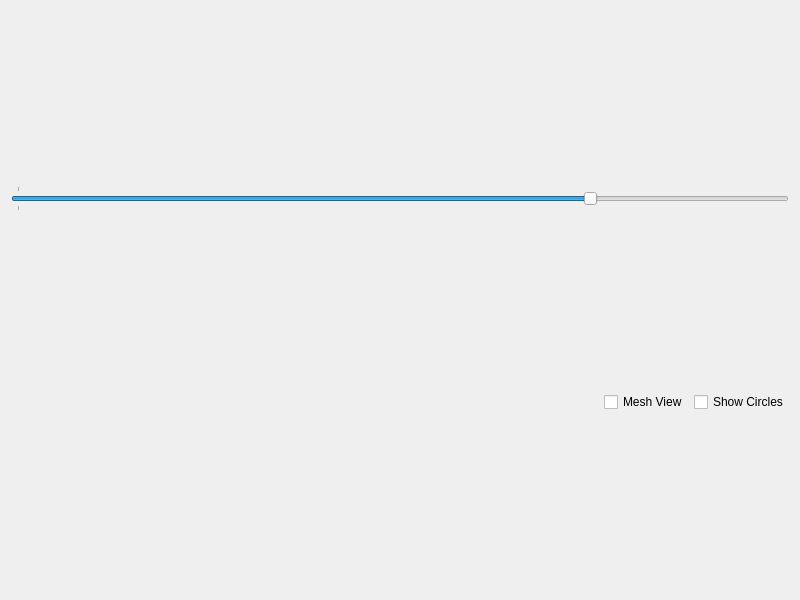
<?xml version="1.0" encoding="UTF-8"?>
<ui version="4.0">
 <class>Popup</class>
 <widget class="QWidget" name="Popup">
  <property name="geometry">
   <rect>
    <x>0</x>
    <y>0</y>
    <width>800</width>
    <height>600</height>
   </rect>
  </property>
  <property name="windowTitle">
   <string>Form</string>
  </property>
  <layout class="QVBoxLayout" name="vLayout_popup">
   <item>
    <widget class="QSlider" name="hSlider_Speed">
     <property name="minimum">
      <number>-20</number>
     </property>
     <property name="maximum">
      <number>20</number>
     </property>
     <property name="value">
      <number>10</number>
     </property>
     <property name="sliderPosition">
      <number>10</number>
     </property>
     <property name="orientation">
      <enum>Qt::Orientation::Horizontal</enum>
     </property>
     <property name="tickPosition">
      <enum>QSlider::TickPosition::TicksBothSides</enum>
     </property>
     <property name="tickInterval">
      <number>100</number>
     </property>
    </widget>
   </item>
   <item>
    <layout class="QHBoxLayout" name="hLayout_toolbarAnim">
     <item>
      <spacer name="horizontalSpacer_9">
       <property name="orientation">
        <enum>Qt::Orientation::Horizontal</enum>
       </property>
       <property name="sizeHint" stdset="0">
        <size>
         <width>40</width>
         <height>20</height>
        </size>
       </property>
      </spacer>
     </item>
     <item>
      <widget class="QCheckBox" name="cb_singleViewAnim">
       <property name="text">
        <string>Mesh View</string>
       </property>
      </widget>
     </item>
     <item>
      <widget class="QCheckBox" name="cb_circlesAnim">
       <property name="text">
        <string>Show Circles</string>
       </property>
       <property name="checked">
        <bool>false</bool>
       </property>
      </widget>
     </item>
    </layout>
   </item>
  </layout>
 </widget>
 <resources/>
 <connections/>
</ui>
